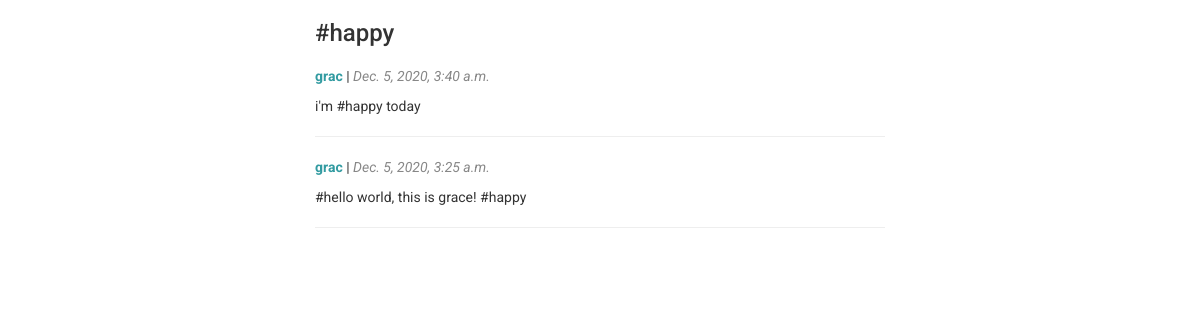
/tag/happy/, run on the app's committed database.
### main/models.py (models this page shows, shortened)
class Hashtag(models.Model):
    tag = models.CharField(max_length=30)
    def __str__(self):
        return self.tag

class Chirp(models.Model):
    body = models.TextField(max_length=300)
    author = models.ForeignKey(User, on_delete=models.CASCADE, null=True)
    created_at = models.DateTimeField()
    hashtags = models.ManyToManyField(Hashtag)
    likes = models.ManyToManyField(User, related_name='likes', blank=True)

### main/views.py (the view)
# urls.py: path('tag/<str:tag>/', views.hashtag_view, name='hashtag_view'),
def hashtag_view(request, tag):
    hashtag = get_hashtag(tag)
    chirps = Chirp.objects.filter(hashtags__tag=hashtag).order_by('-created_at')
    return render(request, 'hashtag.html', {'hashtag': hashtag, 'chirps': chirps})

### main/views.py (called while the page is built)
def get_hashtag(tag):
    try:
        hashtag = Hashtag.objects.get(tag=tag)
    except Hashtag.DoesNotExist:
        hashtag = Hashtag.objects.create(tag=tag)
    print(hashtag)
    return hashtag

### main/templates/hashtag.html (shortened to what this page needs)
{% extends 'base.html' %}
{% load static %}
{% block styles %}
    <link rel="stylesheet" href="{% static 'css/chirp_list.css' %}">
{% endblock %}
{% block content %}
    <h3>#{{ hashtag.tag }}</h3>
    {% for chirp in chirps %}
        <div class="chirp-card">
            <p><span class="chirp-username"><b>
                <a href="{% url 'user_view' username=chirp.author.username %}">{{ chirp.author.username }}</a>
            </b></span> |
                <span class="chirp-created-at"><i>{{ chirp.created_at }}</i></span></p>
            <p>{{ chirp.body }}</p>
            <hr/>
        </div>
    {% endfor %}
{% endblock %}

### main/static/css/base.css (style rules this page uses)
* { font-family: 'Roboto', sans-serif; }
body { align-items: center; }
a { text-decoration: none; }

### main/static/css/chirp_list.css (style rules this page uses)
.chirp-card { margin: 20px auto; }
.chirp-username a { color: #329ba1; }
.chirp-username { color: #329ba1; }
.chirp-created-at { color: #878787; }

### data on the page
Hashtag: tag "happy"
Chirp: author.username "grac", created_at "Dec. 5, 2020, 3:40 a.m.", body "i'm #happy today"
Chirp: author.username "grac", created_at "Dec. 5, 2020, 3:25 a.m.", body "#hello world, this is grace! #happy"
